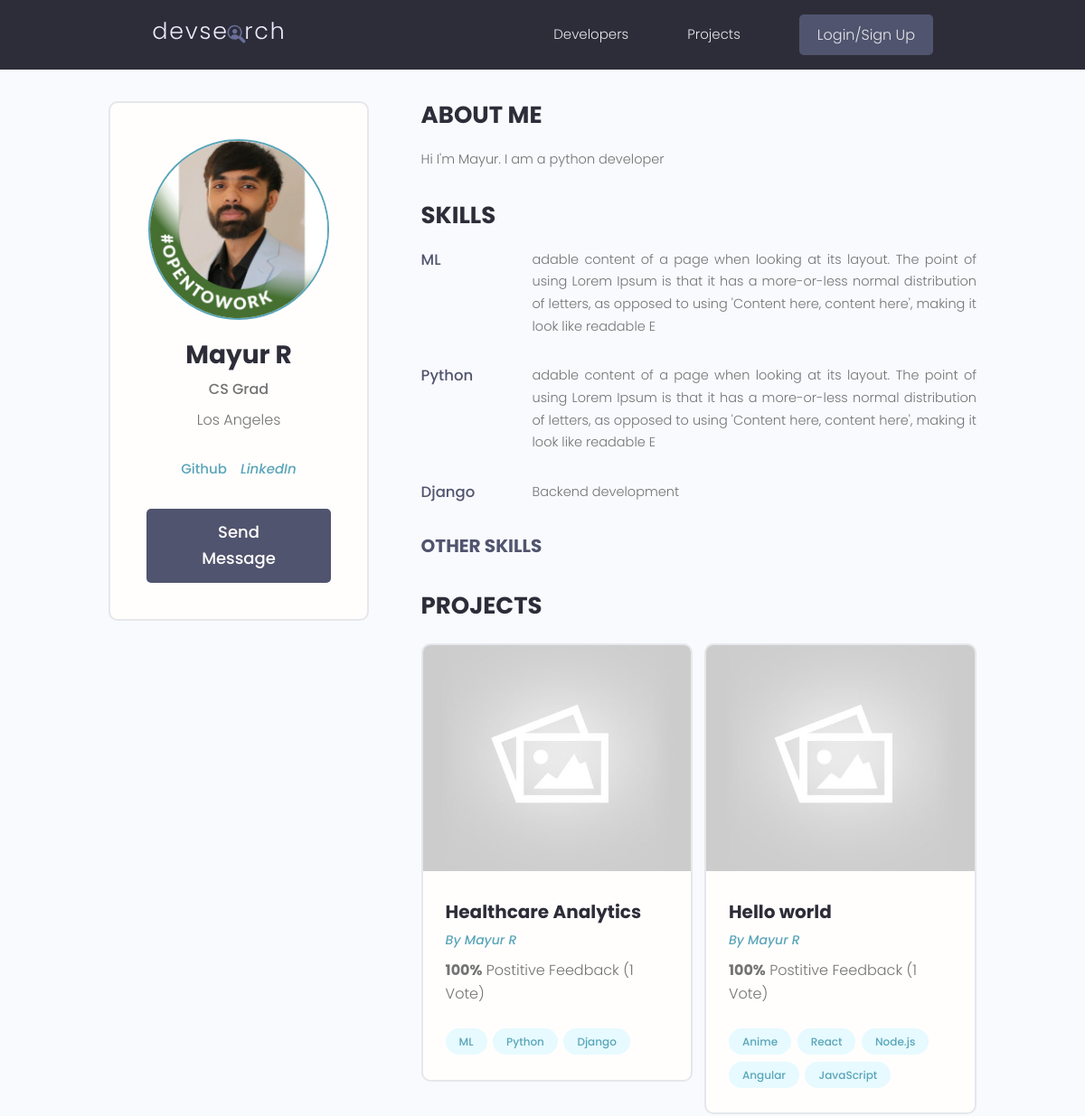
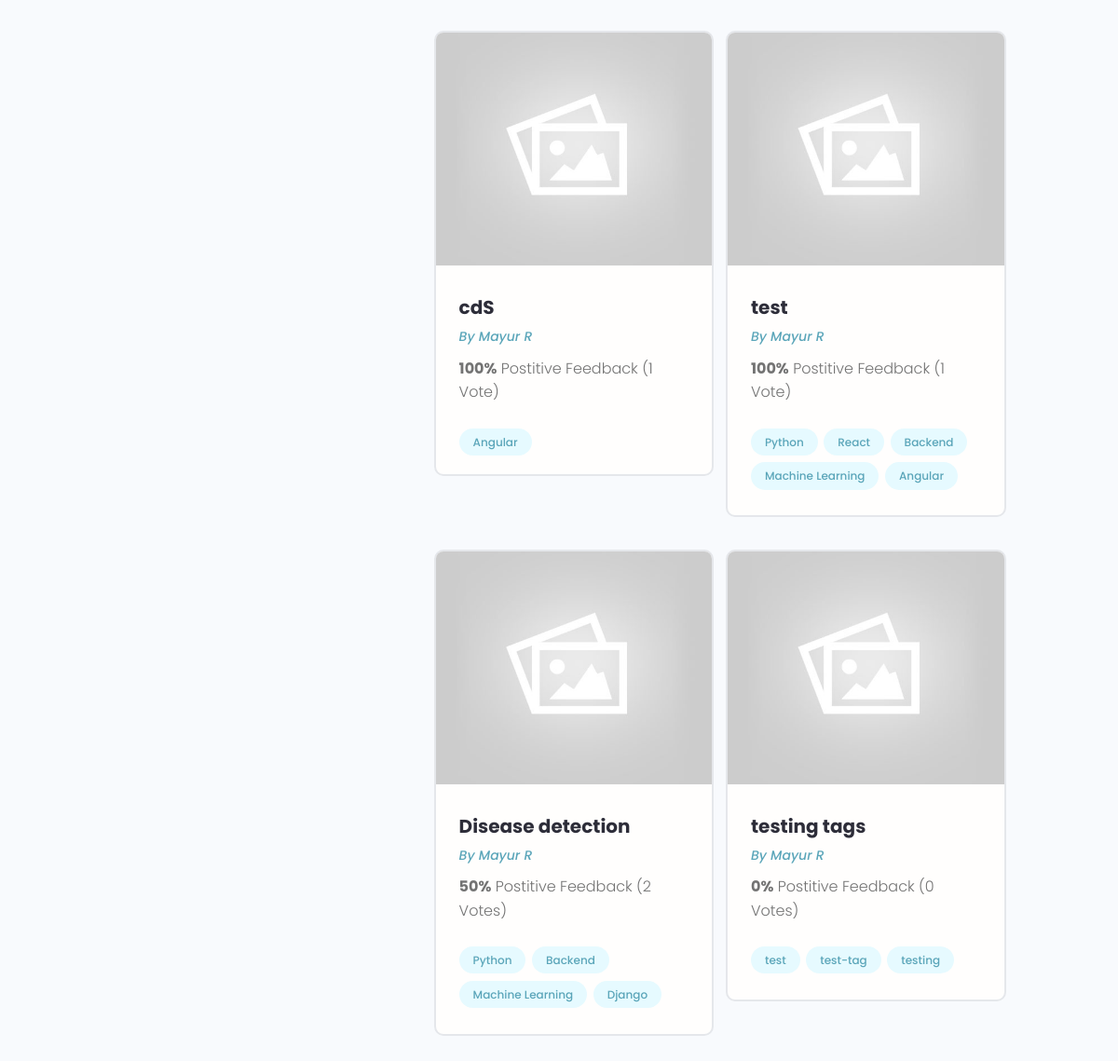
/profile/b6be9e4f-b977-4429-8304-acc4b35053e3/, run on the app's committed database (2 pictures, top to bottom).
### users/models.py (models this page shows, shortened)
class Profile(models.Model):
    user=models.OneToOneField(User, on_delete=models.CASCADE, null=True,blank=True)
    name=models.CharField(max_length=200,null=True,blank=True)
    email=models.EmailField(max_length=500,null=True,blank=True)
    username=models.CharField(max_length=200,null=True,blank=True)
    location=models.CharField(max_length=200,null=True,blank=True)
    short_intro=models.CharField(max_length=200,null=True,blank=True)
    bio=models.TextField(null=True,blank=True)
    profile_image=models.ImageField(null=True,blank=True,default="profiles/user-default.png", upload_to='profiles/')
    social_github=models.CharField(max_length=200,null=True,blank=True)
    social_twitter=models.CharField(max_length=200,null=True,blank=True)
    social_linkedin=models.CharField(max_length=200,null=True,blank=True)
    social_youtube=models.CharField(max_length=200,null=True,blank=True)
    social_website=models.CharField(max_length=200,null=True,blank=True)
    created=models.DateTimeField(auto_now_add=True)
    id=models.UUIDField(default=uuid.uuid4,unique=True,primary_key=True,editable=False)
    @property
    def imageURL(self):
        try:
            url=self.profile_image.url
        except:
            url='/images/profiles/user-default.png'
        return url
    class Meta:
        ordering=['created']

class Skill(models.Model):
    owner=models.ForeignKey(Profile,on_delete=models.CASCADE,null=True,blank=True)
    name = models.CharField(max_length=200)
    description=models.TextField(null=True,blank=True)
    created=models.DateTimeField(auto_now_add=True)
    id=models.UUIDField(default=uuid.uuid4,unique=True,primary_key=True,editable=False)

### projects/models.py (models this page shows, shortened)
class Project(models.Model):
    owner=models.ForeignKey(Profile,null=True, blank=True,on_delete=models.CASCADE)
    title=models.CharField(max_length=200)
    description=models.TextField(null=True,blank=True)
    featured_image=models.ImageField(null=True,blank=True,default='default.jpeg')
    demo_link=models.CharField(max_length=2000,null=True,blank=True)
    source_link=models.CharField(max_length=2000,null=True,blank=True)
    tags=models.ManyToManyField('Tag',blank=True)
    vote_total=models.IntegerField(default=0, null=True,blank=True)
    vote_ratio=models.IntegerField(default=0, null=True,blank=True)
    created=models.DateTimeField(auto_now_add=True)
    id=models.UUIDField(default=uuid.uuid4,unique=True,primary_key=True,editable=False)
    class Meta:
        ordering=['-vote_ratio','-vote_total','title']
    @property
    def imageURL(self):
        try:
            url=self.featured_image.url
        except:
            url='/images/default.jpeg'
        return url

class Tag(models.Model):
    name=models.CharField(max_length=200)
    created=models.DateTimeField(auto_now_add=True)
    id=models.UUIDField(default=uuid.uuid4,unique=True,primary_key=True,editable=False)
    def __str__(self):
        return self.name

### users/views.py (the view)
# urls.py: path('profile/<str:pk>/',views.userProfile,name="user-profile"),
def userProfile(request,pk):
    profile=Profile.objects.get(id=pk)
    topSkills=profile.skill_set.exclude(description__exact="")
    otherSkills=profile.skill_set.filter(description="")
    context={'profile':profile,'topSkills':topSkills,'otherSkills':otherSkills}
    return render(request,'users/user-profile.html',context)

### users/templates/users/user-profile.html (shortened to what this page needs)
{% extends 'main.html' %}
{% block content %}
<main class="profile my-md">
    <div class="container">
      <div class="layout">
        <div class="column column--1of3">
          <div class="card text-center">
            <div class="card__body dev">
              <img class="avatar avatar--xl" src="{{profile.imageURL}}" />
              <h2 class="dev__name">{{profile.name}}</h2>
              <p class="dev__title">{{profile.short_intro}}</p>
              <p class="dev__location">{{profile.location}}</p>
              <ul class="dev__social">
                {% if profile.social_github%}
                <li>
                  <a title="Github" href="{{profile.social_github}}" target="_blank">Github</a>
                </li>
                {% endif %}
                {% if profile.social_linkedin%}
                <li>
                  <a title="LinkedIn" href="{{profile.social_linkedin}}" target="_blank"><i class="im im-linkedin">LinkedIn</i></a>
                </li>
                {% endif %}
              </ul>
              {% if request.user.profile.id != profile.id %}
              <a href="{% url 'create-message' profile.id %}" class="btn btn--sub btn--lg">Send Message </a>
              {% endif %}
            </div>
          </div>
        </div>
        <div class="column column--2of3">
          <div class="devInfo">
            <h3 class="devInfo__title">About Me</h3>
            <p class="devInfo__about">
              {{profile.bio}}
            </p>
          </div>
          <div class="devInfo">
            <h3 class="devInfo__title">Skills</h3>
            <div class="devInfo__skills">
                {%for skill in topSkills%}
              <div class="devSkill">
                <h4 class="devSkill__title">{{skill.name}}</h4>
                <p class="devSkill__info">
                  {{skill.description}}
                </p>
              </div>
              {%endfor%}
              <h3 class="devInfo__subtitle">Other Skills</h3>
            </div>
          </div>
          <div class="devInfo">
            <h3 class="devInfo__title">Projects</h3>
            <div class="grid grid--two">
            {% for project in profile.project_set.all %}
              <div class="column">
                <div class="card project">
                  <a href="{% url 'project' project.id %}" class="project">
                    <img class="project__thumbnail" src="{{project.imageURL}}" alt="project thumbnail" />
                    <div class="card__body">
                      <h3 class="project__title">{{project.title}}</h3>
                      <p><a class="project__author" href="{% url 'user-profile' project.owner.id %}">By {{project.owner.name}}</a></p>
                      <p class="project--rating">
                        <span style="font-weight: bold;">{{project.vote_ratio}}%</span> Postitive
                        Feedback ({{project.vote_total}} Vote{{project.vote_total|pluralize:"s"}})
                      </p>
                      <div class="project__tags">
                        {% for tag in project.tags.all %}
                        <span class="tag tag--pill tag--main">
                          <small>{{tag}}</small>
                        </span>
                        {% endfor %}
                      </div>
                    </div>
                  </a>
                </div>
              </div>
              {% endfor %}
            </div>
          </div>
        </div>
      </div>
    </div>
  </main>
{% endblock content%}

### static/styles/app.css (style rules this page uses)
:root { --color-sub: #2d2d39; }
.btn--sub { background-color: var(--color-sub-light); }
.card { border: 2px solid var(--color-light); }
img { width: 100%; }
.profile .card > .dev { padding: 4rem; }
.dev__name { color: var(--color-sub); font-size: 2.8rem; font-weight: 700; margin-top: 1rem; margin-bottom: 0.5rem; }
.dev__title { font-size: 1.6rem; font-weight: 500; line-height: 1.3; }
.dev__location { margin-top: 1rem; }
.dev__social { margin: 3rem 0; list-style: none; display: flex; justify-content: center; gap: 1.5rem; }
.devInfo { margin-bottom: 3rem; }
.devInfo__title, .devInfo__subtitle { font-size: 2.6rem; color: var(--color-sub); text-transform: uppercase; font-weight: 700; margin-bottom: 1.5rem; }
.devInfo__subtitle { font-size: 2rem; color: var(--color-sub-light); }
.devInfo__about, .devSkill__info { font-size: 1.45rem; line-height: 1.7; text-align: justify; }
.devSkill { margin-bottom: 3rem; }
.devSkill__title { font-size: 1.65rem; font-weight: 500; color: var(--color-sub-light); }
@media screen and (min-width: 700px) { .devSkill { display: flex; justify-content: space-between; gap: 3rem; } }
@media screen and (min-width: 700px) { .devSkill__info { flex-basis: 80%; } }
.project__author { font-size: 1.4rem; font-style: italic; }
.project--rating { margin-bottom: 1.6em; margin-top: .5em; }
.project__thumbnail { height: 25rem; object-fit: cover; object-position: top center; }
.project__title { font-size: 2rem; font-weight: 700; color: var(--color-sub); }

### static/uikit/styles/modules/_variables.css (style rules this page uses)
:root { --color-main: #5aa5b9; --color-main-light: #e6faff; --color-sub: #3f4156; --color-sub-light: #51546e; --color-sub-lighter: #ededfd; --color-text: #737373; --color-gray: #8b8b8b; --color-light: #e5e7eb; --color-light-gray: #767676; --color-bg: #f8fafd; --color-white: #fffefd; --color-white-light: #f3f3f3; --color-success: #359e64; --color-success-bg: #def8e8; --color-error: #fc4b0b; --color-error-bg: #fff2ee; --font-base: 'Poppins', arial, helvetica, 'Segoe UI', roboto, ubuntu, sans-serif; --font-monospace: 'Fira Code', 'Courier New', courier, monospace; --font-regular: 300; --font-medium: 500; --font-bold: 700; --generic-shadow: 1px 1px 5px #00000010; --generic-transition: all 0.3s ease-in-out; }

### static/uikit/styles/modules/_base.css (style rules this page uses)
* { margin: 0; padding: 0; box-sizing: border-box; text-rendering: optimizeLegibility; color: inherit; font-size: inherit; }
html { font-size: 50%; }
@media only screen and (min-width: 480px) { html { font-size: 56.25%; } }
@media only screen and (min-width: 1200px) { html { font-size: 62.5%; } }
body { line-height: 1.6; font-weight: 400; font-size: 1.5rem; color: var(--color-text); background-color: var(--color-bg); min-height: 100vh; }

### static/uikit/styles/modules/_typography.css (style rules this page uses)
* { font-family: var(--font-base); }
h2 { font-size: 3.6rem; font-weight: var(--font-bold); }
h3 { font-size: 3.2rem; font-weight: var(--font-medium); }
h4 { font-size: 2.8rem; font-weight: var(--font-medium); }
p, span, strong { font-size: 1.6rem; color: var(--color-text); font-weight: var(--font-regular); }
a { padding-bottom: 2px; text-decoration: none; display: inline-block; color: var(--color-main); font-weight: var(--font-medium); }

### static/uikit/styles/modules/_utilities.css (style rules this page uses)
.container { width: 92%; max-width: 165rem; margin: 0 auto; box-sizing: border-box; }
@media screen and (min-width: 1000px) { .container { width: 90%; } }
@media screen and (min-width: 1200px) { .container { width: 80%; } }
.text-center { text-align: center; }
.my-md { margin: 3rem auto; }

### static/uikit/styles/modules/_avatar.css (style rules this page uses)
.avatar { border-radius: 50%; border: 2px solid var(--color-main); object-fit: cover; }
.avatar--xl { height: 20rem; width: 20rem; }

### static/uikit/styles/modules/_button.css (style rules this page uses)
.btn { display: inline-block; position: relative; cursor: pointer; background-color: var(--color-light); font-weight: var(--font-medium); color: var(--color-sub); text-decoration: none; padding: 1rem 2rem; border-radius: 0.5rem; border: none; width: -webkit-fit-content; width: -moz-fit-content; width: fit-content; height: -webkit-fit-content; height: -moz-fit-content; height: fit-content; font-size: 1.6rem; outline-width: 0; outline-color: transparent; -webkit-backface-visibility: hidden; backface-visibility: hidden; transition: all 0.3s ease-in-out; }
.btn--sub { background-color: var(--color-sub); color: var(--color-white); }
.btn--lg { font-size: 1.8rem; padding: 1.2rem 4.5rem; }

### static/uikit/styles/modules/_card.css (style rules this page uses)
.card { border-radius: 1rem; background-color: var(--color-white); border: 1.5px solid var(--color-light); width: auto; height: auto; margin-top: 0.5rem; margin-bottom: 0.5rem; overflow: hidden; }
.card__body, .card__header { padding: 2rem 2.5rem; }

### data on the page
Profile: imageURL (picture), name "Mayur R", short_intro "CS Grad", location "Los Angeles", bio "Hi I'm Mayur. I am a python developer"
Skill: name "ML", description "adable content of a page when looking at its layout. The point of using Lorem Ipsum is that it has a more-or-less normal distribution of letters, as opposed to using 'Content here, content here', making it look like readable E"
Skill: name "Python", description "adable content of a page when looking at its layout. The point of using Lorem Ipsum is that it has a more-or-less normal distribution of letters, as opposed to using 'Content here, content here', making it look like readable E"
Skill: name "Django", description "Backend development"
Project: imageURL (placeholder picture), title "Healthcare Analytics", owner.name "Mayur R", vote_ratio "100", vote_total "1"
Tag: name "ML"
Tag: name "Python"
Tag: name "Django"
Project: imageURL (placeholder picture), title "Hello world", owner.name "Mayur R", vote_ratio "100", vote_total "1"
Tag: name "Anime"
Tag: name "React"
Tag: name "Node.js"
Tag: name "Angular"
Tag: name "JavaScript"
Project: imageURL (placeholder picture), title "cdS", owner.name "Mayur R", vote_ratio "100", vote_total "1"
Project: imageURL (placeholder picture), title "test", owner.name "Mayur R", vote_ratio "100", vote_total "1"
Tag: name "Backend"
Tag: name "Machine Learning"
Project: title "Disease detection", owner.name "Mayur R", vote_ratio "50", vote_total "2"
Project: imageURL (placeholder picture), title "testing tags", owner.name "Mayur R", vote_ratio "0", vote_total "0"
Tag: name "test"
Tag: name "test-tag"
Tag: name "testing"
